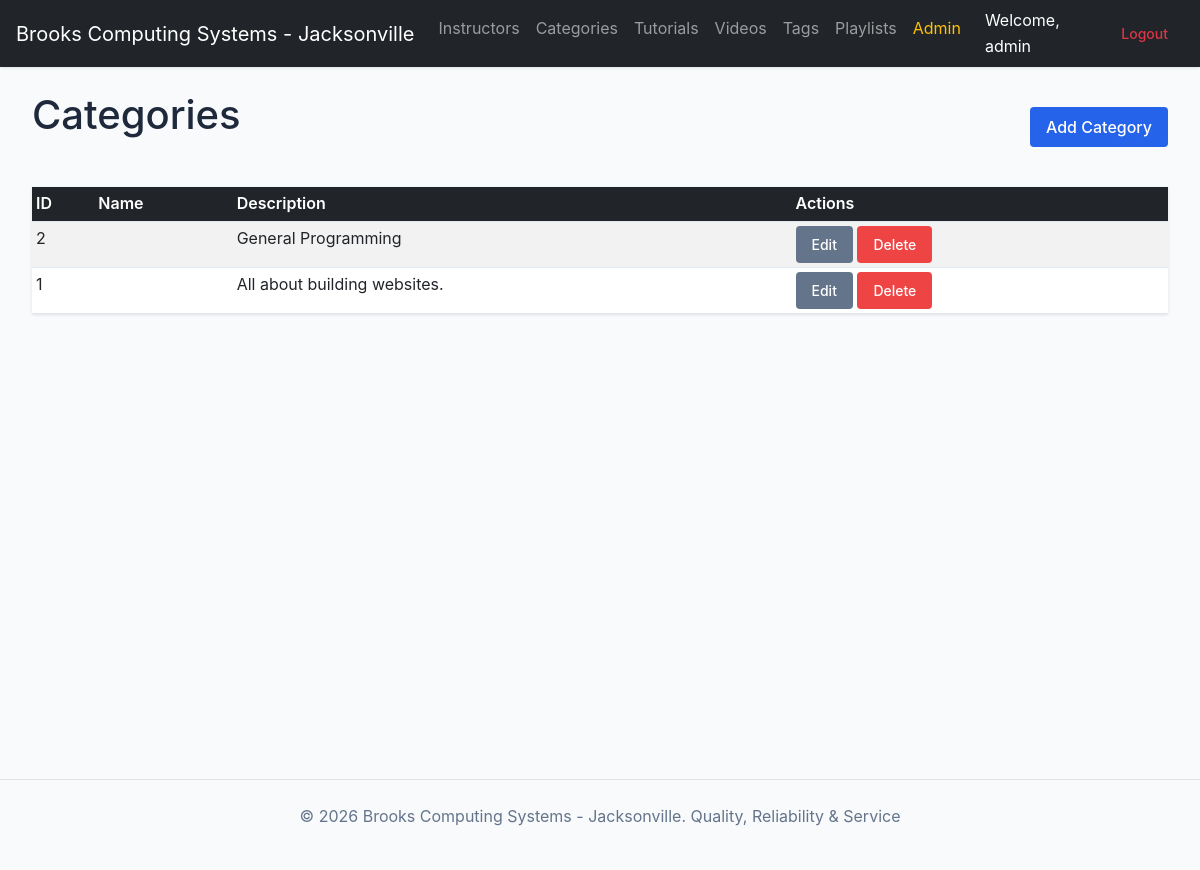
Page /categories (signed in) on the committed database.
### tables this page shows
CREATE TABLE `categories` (
  `category_id` int(11) NOT NULL AUTO_INCREMENT,
  `category_name` varchar(100) NOT NULL,
  `description` text DEFAULT NULL,
  PRIMARY KEY (`category_id`),
  UNIQUE KEY `category_name` (`category_name`)
);

### app/Controllers/CategoryController.php (called while the page is built, shortened)
<?php
class CategoryController extends BaseController {
    private $categoryModel;
    public function __construct() {
        $this->categoryModel = new Category();
    }
    public function index() {
        $categories = $this->categoryModel->all();
        $this->render('categories/index', [
            'title' => 'Categories',
            'categories' => $categories
        ]);
    }
}

### app/Config/Database.php (called while the page is built, shortened)
<?php
class Database {
    private function __construct() {
        $env = parse_ini_file(__DIR__ . '/../../.env');
        $host = $env['DB_HOST'] ?? 'localhost';
        $db   = $env['DB_NAME'] ?? '';
        $user = $env['DB_USER'] ?? '';
        $pass = $env['DB_PASS'] ?? '';
        $charset = 'utf8mb4';
        $dsn = "mysql:host=$host;dbname=$db;charset=$charset";
    }
}

### app/Models/Category.php (called while the page is built, shortened)
<?php
class Category {
    private $db;
    public function __construct() {
        $this->db = Database::getInstance()->getConnection();
    }
    public function all() {
        $stmt = $this->db->query("SELECT * FROM categories ORDER BY category_name ASC");
        return $stmt->fetchAll();
    }
}

### app/Views/categories/index.php (the view)
<div class="container">
    <div class="d-flex justify-content-between align-items-center mb-4">
        <h1>Categories</h1>
        <a href="<?= BASE_PATH ?>/categories-create" class="btn btn-primary" data-bs-toggle="tooltip" title="Add Category">Add Category</a>
    </div>
    <table class="table table-striped table-hover table-sm">
        <thead class="table-dark">
            <tr>
                <th>ID</th>
                <th>Name</th>
                <th>Description</th>
                <th>Actions</th>
            </tr>
        </thead>
        <tbody>
            <?php foreach ($categories as $category): ?>
            <tr>
                <td><?= $category['category_id'] ?></td>
                <td><?= htmlspecialchars($category['name']) ?></td>
                <td><?= htmlspecialchars($category['description']) ?></td>
                <td>
                    <a href="<?= BASE_PATH ?>/categories/edit/<?= $category['category_id'] ?>" class="btn btn-sm btn-secondary" data-bs-toggle="tooltip" title="Edit Category">Edit</a>
                    <a href="<?= BASE_PATH ?>/categories/delete/<?= $category['category_id'] ?>" class="btn btn-sm btn-danger" data-bs-toggle="tooltip" title="Delete Category">Delete</a>
                </td>
            </tr>
            <?php endforeach; ?>
        </tbody>
    </table>
</div>

### public/css/style.css (style rules this page uses)
:root { --primary-color: #2563eb; --secondary-color: #64748b; --bg-color: #f8fafc; --text-color: #1e293b; --white: #ffffff; --border-color: #e2e8f0; --danger-color: #ef4444; }
* { box-sizing: border-box; margin: 0; padding: 0; }
body { font-family: -apple-system, BlinkMacSystemFont, "Segoe UI", Roboto, "Helvetica Neue", Arial, sans-serif; line-height: 1.6; background-color: var(--bg-color); color: var(--text-color); }
.container { max-width: 1200px; margin: 0 auto; padding: 0 1rem; }
h1 { margin-bottom: 1.5rem; }
table { width: 100%; border-collapse: collapse; background: var(--white); margin-top: 1rem; box-shadow: 0 1px 3px rgba(0,0,0,0.1); }
th, td { padding: 0.75rem 1rem; text-align: left; border-bottom: 1px solid var(--border-color); }
th { background-color: #f1f5f9; font-weight: 600; }
.btn { display: inline-block; padding: 0.5rem 1rem; border-radius: 0.25rem; text-decoration: none; font-weight: 500; cursor: pointer; border: none; }
.btn-primary { background-color: var(--primary-color); color: var(--white); }
.btn-danger { background-color: var(--danger-color); color: var(--white); }
.btn-secondary { background-color: var(--secondary-color); color: var(--white); }

### rows in the picture
categories: category_id "2", description "General Programming"
categories: category_id "1", description "All about building websites."

### other values in the picture
$currentUser['username'] "admin"
